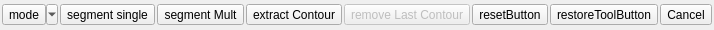
<?xml version="1.0" encoding="UTF-8"?>
<ui version="4.0">
 <class>GraphicalFilteringWindowDlg</class>
 <widget class="QDialog" name="GraphicalFilteringWindowDlg">
  <property name="geometry">
   <rect>
    <x>0</x>
    <y>0</y>
    <width>273</width>
    <height>30</height>
   </rect>
  </property>
  <property name="sizePolicy">
   <sizepolicy hsizetype="Fixed" vsizetype="Fixed">
    <horstretch>0</horstretch>
    <verstretch>0</verstretch>
   </sizepolicy>
  </property>
  <property name="windowTitle">
   <string>Filter</string>
  </property>
  <layout class="QHBoxLayout">
   <property name="spacing">
    <number>2</number>
   </property>
   <property name="leftMargin">
    <number>2</number>
   </property>
   <property name="topMargin">
    <number>2</number>
   </property>
   <property name="rightMargin">
    <number>2</number>
   </property>
   <property name="bottomMargin">
    <number>2</number>
   </property>
   <item>
    <widget class="QToolButton" name="selectionModelButton">
     <property name="toolTip">
      <string>mode</string>
     </property>
     <property name="text">
      <string>mode</string>
     </property>
     <property name="icon">
      <iconset resource="../MainWindow.qrc">
       <normaloff>:/Resources/images/svg/ecv/ecvClippingBox.svg</normaloff>:/Resources/images/svg/ecv/ecvClippingBox.svg</iconset>
     </property>
     <property name="popupMode">
      <enum>QToolButton::MenuButtonPopup</enum>
     </property>
    </widget>
   </item>
   <item>
    <widget class="QToolButton" name="exportButton">
     <property name="toolTip">
      <string>segment single</string>
     </property>
     <property name="statusTip">
      <string>segment single</string>
     </property>
     <property name="text">
      <string>segment single</string>
     </property>
     <property name="icon">
      <iconset resource="../MainWindow.qrc">
       <normaloff>:/Resources/images/svg/ecv/ecvClippingBoxSingleExport.svg</normaloff>:/Resources/images/svg/ecv/ecvClippingBoxSingleExport.svg</iconset>
     </property>
    </widget>
   </item>
   <item>
    <widget class="QToolButton" name="exportMultButton">
     <property name="toolTip">
      <string>segment Mult</string>
     </property>
     <property name="statusTip">
      <string>segment Mult</string>
     </property>
     <property name="text">
      <string>segment Mult</string>
     </property>
     <property name="icon">
      <iconset resource="../MainWindow.qrc">
       <normaloff>:/Resources/images/svg/ecv/ecvClippingBoxMultExport.svg</normaloff>:/Resources/images/svg/ecv/ecvClippingBoxMultExport.svg</iconset>
     </property>
    </widget>
   </item>
   <item>
    <widget class="QToolButton" name="extractContourToolButton">
     <property name="toolTip">
      <string>extract Contour</string>
     </property>
     <property name="statusTip">
      <string>extract Contour</string>
     </property>
     <property name="text">
      <string>extract Contour</string>
     </property>
     <property name="icon">
      <iconset resource="../MainWindow.qrc">
       <normaloff>:/Resources/images/svg/small/smallPolygonSelect.svg</normaloff>:/Resources/images/svg/small/smallPolygonSelect.svg</iconset>
     </property>
     <property name="checkable">
      <bool>true</bool>
     </property>
     <property name="checked">
      <bool>false</bool>
     </property>
    </widget>
   </item>
   <item>
    <widget class="QToolButton" name="removeLastContourToolButton">
     <property name="enabled">
      <bool>false</bool>
     </property>
     <property name="toolTip">
      <string>remove Last Contour</string>
     </property>
     <property name="statusTip">
      <string>remove Last Contour</string>
     </property>
     <property name="text">
      <string>remove Last Contour</string>
     </property>
     <property name="icon">
      <iconset resource="../MainWindow.qrc">
       <normaloff>:/Resources/images/svg/small/smallRevert.svg</normaloff>:/Resources/images/svg/small/smallRevert.svg</iconset>
     </property>
    </widget>
   </item>
   <item>
    <widget class="QToolButton" name="resetButton">
     <property name="toolTip">
      <string>resetButton</string>
     </property>
     <property name="statusTip">
      <string>resetButton</string>
     </property>
     <property name="text">
      <string>resetButton</string>
     </property>
     <property name="icon">
      <iconset resource="../MainWindow.qrc">
       <normaloff>:/Resources/images/svg/small/smallReset.svg</normaloff>:/Resources/images/svg/small/smallReset.svg</iconset>
     </property>
    </widget>
   </item>
   <item>
    <widget class="QToolButton" name="restoreToolButton">
     <property name="toolTip">
      <string>restoreToolButton</string>
     </property>
     <property name="statusTip">
      <string>restoreToolButton</string>
     </property>
     <property name="text">
      <string>restoreToolButton</string>
     </property>
     <property name="icon">
      <iconset resource="../MainWindow.qrc">
       <normaloff>:/Resources/images/svg/misc/restore.svg</normaloff>:/Resources/images/svg/misc/restore.svg</iconset>
     </property>
    </widget>
   </item>
   <item>
    <widget class="QToolButton" name="cancelButton">
     <property name="toolTip">
      <string>Cancel</string>
     </property>
     <property name="statusTip">
      <string>cancelButton</string>
     </property>
     <property name="text">
      <string>Cancel</string>
     </property>
     <property name="icon">
      <iconset resource="../MainWindow.qrc">
       <normaloff>:/Resources/images/svg/small/smallCancel.svg</normaloff>:/Resources/images/svg/small/smallCancel.svg</iconset>
     </property>
    </widget>
   </item>
  </layout>
  <action name="actionSegmentationExtraction">
   <property name="icon">
    <iconset resource="../MainWindow.qrc">
     <normaloff>:/Resources/images/svg/ecv/ecvClippingBox.svg</normaloff>:/Resources/images/svg/ecv/ecvClippingBox.svg</iconset>
   </property>
   <property name="text">
    <string>Segmentation Extraction</string>
   </property>
   <property name="toolTip">
    <string>Segmentation Extraction</string>
   </property>
   <property name="statusTip">
    <string>Segmentation Extraction</string>
   </property>
  </action>
  <action name="actionPolylineExtraction">
   <property name="icon">
    <iconset resource="../MainWindow.qrc">
     <normaloff>:/Resources/images/dbPolylineSymbol.png</normaloff>:/Resources/images/dbPolylineSymbol.png</iconset>
   </property>
   <property name="text">
    <string>Polyline Extraction</string>
   </property>
   <property name="iconText">
    <string>Polyline Extraction</string>
   </property>
   <property name="toolTip">
    <string>Polyline Extraction</string>
   </property>
   <property name="statusTip">
    <string>Polyline Extraction</string>
   </property>
  </action>
 </widget>
 <resources>
  <include location="../MainWindow.qrc"/>
 </resources>
 <connections/>
</ui>
